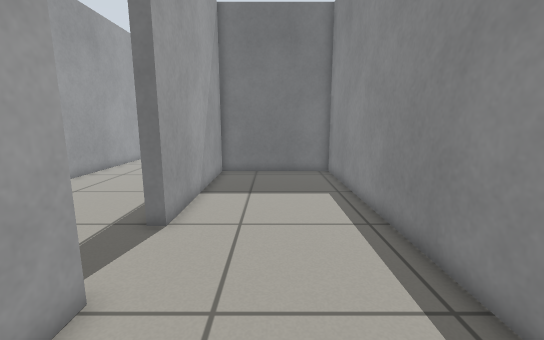
[1] (above)

21 first-person views from a walk through a Gazebo world. The camera is 0.78 m above the floor, tilts 10° down and sees 90° across. The floor is counted in squares, 0.25 m on a side. Each view is taken from the middle of a square. On the plan, view 1 faces up. The plan holds only what a view shows up to about 20 squares ahead; the rest is blank.

[2]
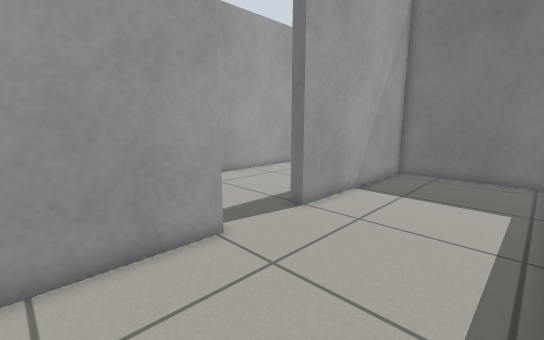

[3]
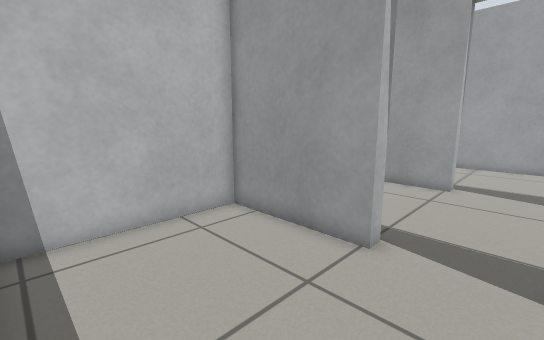

[4]
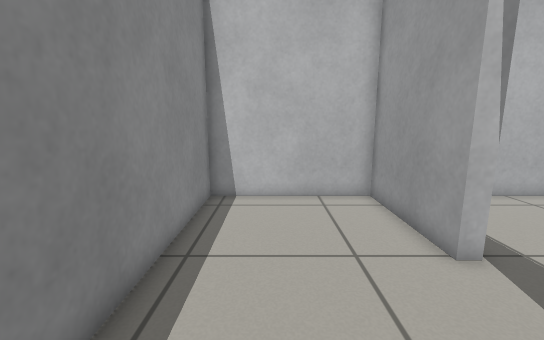

[5]
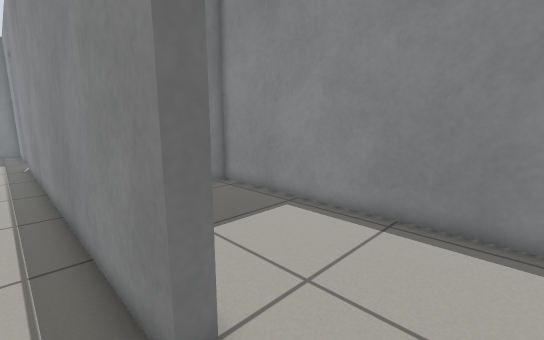

[6]
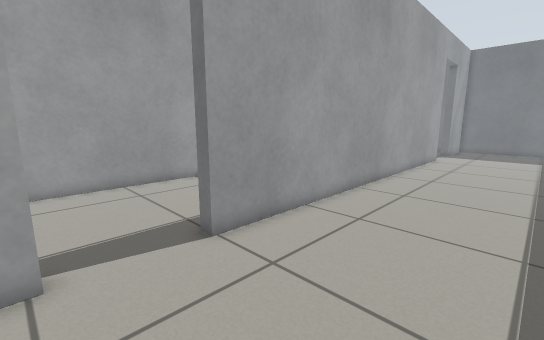

[7]
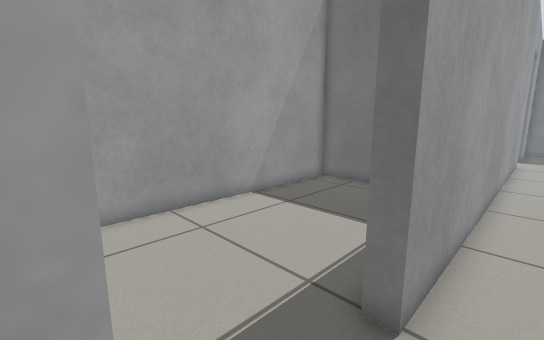

[8]
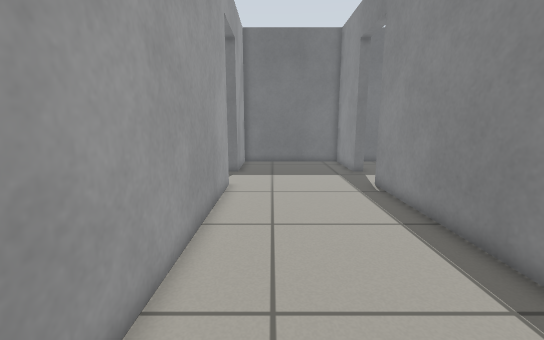

[9]
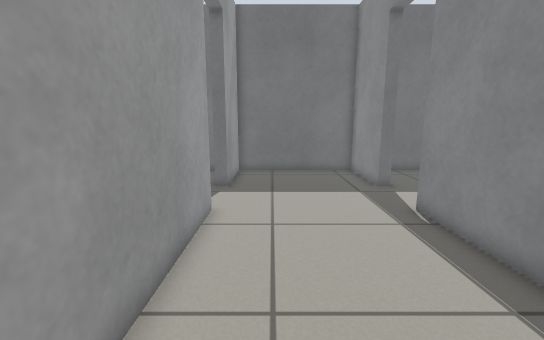

[10]
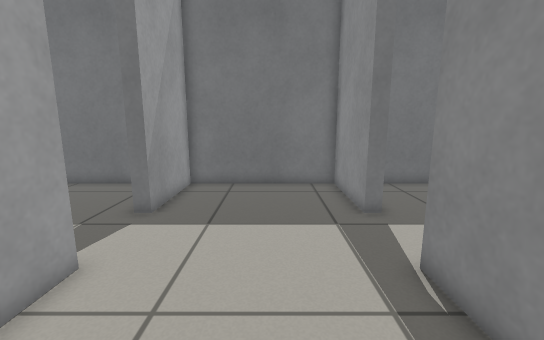

[11]
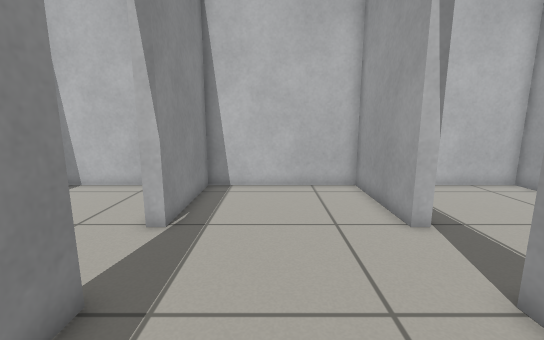

[12]
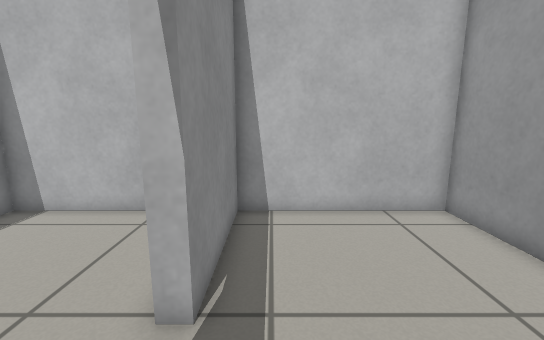

[13]
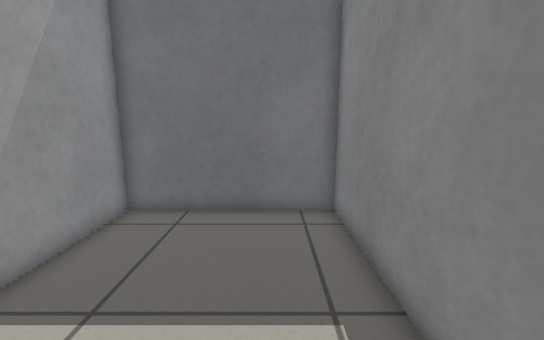

[14]
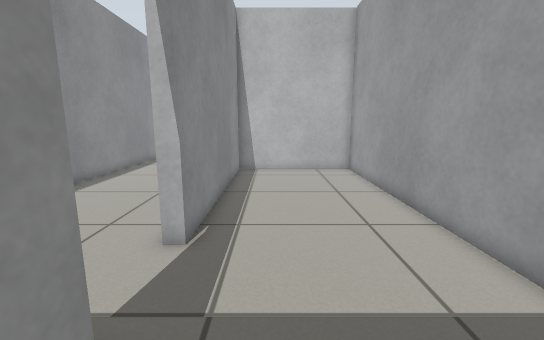

[15]
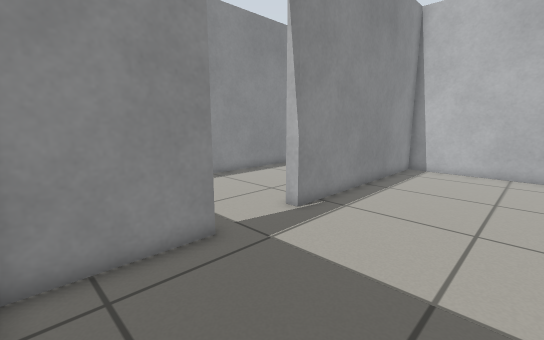

[16]
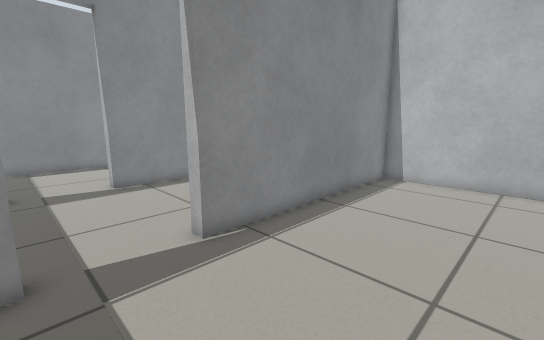

[17]
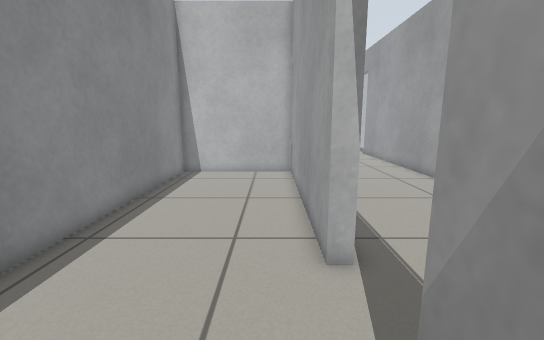

[18]
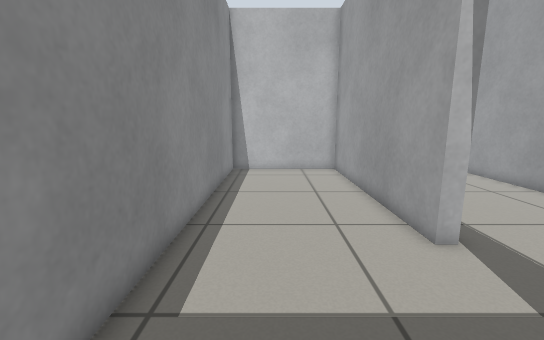

[19]
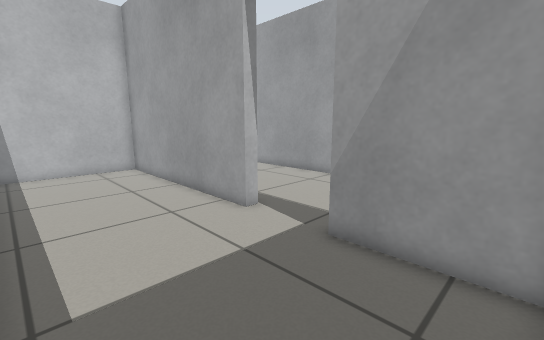

[20]
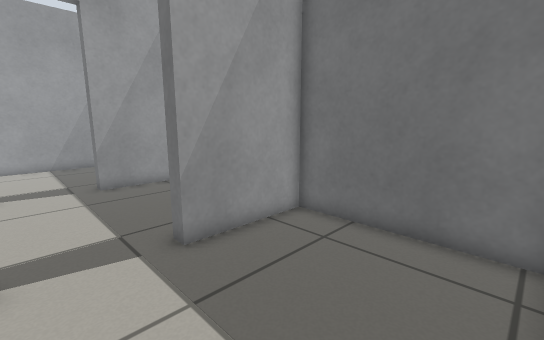

[21]
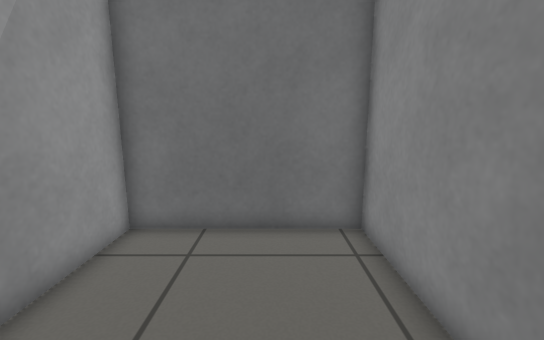

### Floor plan
Points are (right, up) in squares from view 1. A wall is a line through its corners. A room is listed if a view was taken in it or the views show most of it. See-through windows are left out.
Room 1 (views 1, 2, 3, 4)
walls: (-3.2, 4.2) (-3.2, -1.3) (3.6, -1.3) (3.6, 17.3) (-3.2, 17.3) (-3.2, 7.8)
ways out: open door at (-3.5, 6) to room 2
Room 2 (views 5, 6, 7, 8, 9, 10, 11)
walls: (-11.2, 29.4) (-11.2, 7.8); (-3.8, 7.8) (-3.8, 29.4); (-3.8, 33) (-3.8, 37.6) (-11.2, 37.6) (-11.2, 33); (-11.2, 4.2) (-11.2, -1.3) (-3.8, -1.3) (-3.8, 4.2)
ways out: open door at (-3.5, 6) to room 1; open door at (-11.5, 6) to room 3; open door at (-11.5, 31.5) to room 4; open door at (-3.5, 31.5) to room 5
Room 3 (views 12, 13)
walls: (-11.8, 9.9) (-11.8, 17.3) (-19.2, 17.3) (-19.2, -1.3) (-11.8, -1.3) (-11.8, 4.2)
ways out: open door at (-11.5, 6) to room 2
Room 4 (views 14, 15, 16)
walls: (-11.8, 33) (-11.8, 37.4); (-19.2, 34.6) (-19.2, 17.9) (-11.8, 17.9) (-11.8, 29.4); (-12.6, 37.6) (-17.5, 37.6)
ways out: open door at (-11.5, 31.5) to room 2
Room 5 (views 17, 18, 19, 20, 21)
walls: (-3.2, 29.4) (-3.2, 17.9) (3.6, 17.9) (3.6, 37.6) (-3.2, 37.6) (-3.2, 33)
ways out: open door at (-3.5, 31.5) to room 2

Where each view was taken, in squares from view 1:
view 1: 0 up, 0 right, facing up
view 2: 0 up, 3 right, facing up-left
view 3: 7 up, 3 right, facing down-left
view 4: 10 up, 1 right, facing down
view 5: 5 up, 5 left, facing up-right
view 6: 4 up, 5 left, facing up-left
view 7: 4 up, 10 left, facing up-left
view 8: 16 up, 9 left, facing up
view 9: 20 up, 9 left, facing up
view 10: 24 up, 7 left, facing up
view 11: 12 up, 7 left, facing down
view 12: 8 up, 13 left, facing down
view 13: 8 up, 14 left, facing up
view 14: 36 up, 14 left, facing down
view 15: 37 up, 18 left, facing down-right
view 16: 33 up, 18 left, facing down-right
view 17: 35 up, 2 left, facing down
view 18: 36 up, 1 right, facing down
view 19: 37 up, 3 right, facing down-left
view 20: 30 up, 3 right, facing up-left
view 21: 30 up, 1 right, facing up
